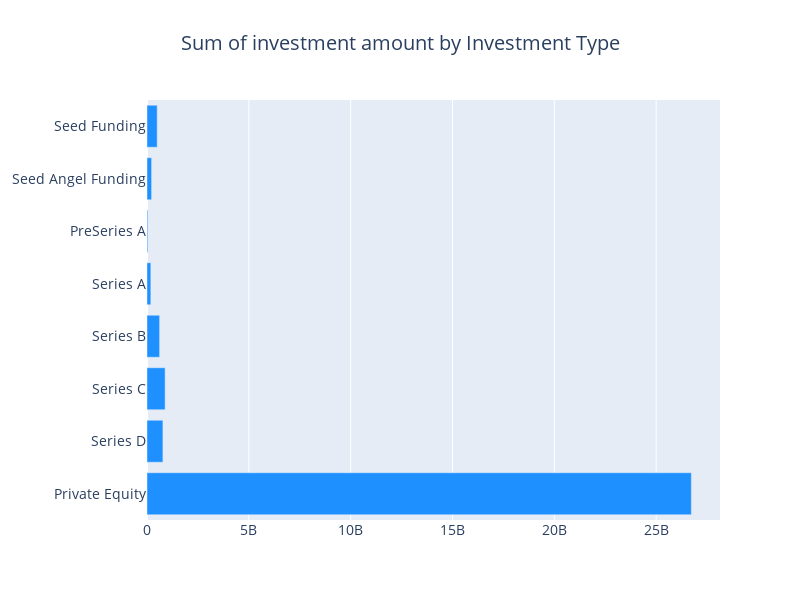

Source (notebook cell):
### Markdown cell above
* Seed funding tops the chart closely followed by Private Equity and seed angel funding
* We can clearly see the decreasing number of deals as we move up the stages of funding rounds like Series A, B, C & D

### Code cell
cnt_df = df.groupby('InvestmentType')['CleanedAmount'].agg(['size', 'sum', 'mean'])
cnt_df = cnt_df.sort_values(by="size", ascending=False)
cnt_df = cnt_df.iloc[:10,:]
cnt_srs = cnt_df["sum"]
cnt_srs = cnt_srs[["Seed Funding", "Seed Angel Funding", "PreSeries A", "Series A", "Series B", "Series C", "Series D", "Private Equity"]]
layout = go.Layout(
    title=go.layout.Title(
        text="Sum of investment amount by Investment Type",
        x=0.5
    ),
    font=dict(size=14),
    width=800,
    height=600,
)

data = [horizontal_bar_chart(cnt_srs, "#1E90FF")]
fig = go.Figure(data=data, layout=layout)
py.iplot(fig, filename="funding")

### Figure 1 — Plotly figure (JSON) as saved in the notebook; plotly's stock layout.template omitted (floating-point values rounded to 4 significant figures)
{"data": [{"marker": {"color": "#1E90FF"}, "orientation": "h", "showlegend": false, "type": "bar", "x": [26727868165, 781799000, 889670000, 619550875, 188198002, 41371001, 225696010, 500615913], "y": ["Private Equity", "Series D", "Series C", "Series B", "Series A", "PreSeries A", "Seed Angel Funding", "Seed Funding"]}], "layout": {"font": {"size": 14}, "height": 600, "title": {"text": "Sum of investment amount by Investment Type", "x": 0.5}, "width": 800}}
